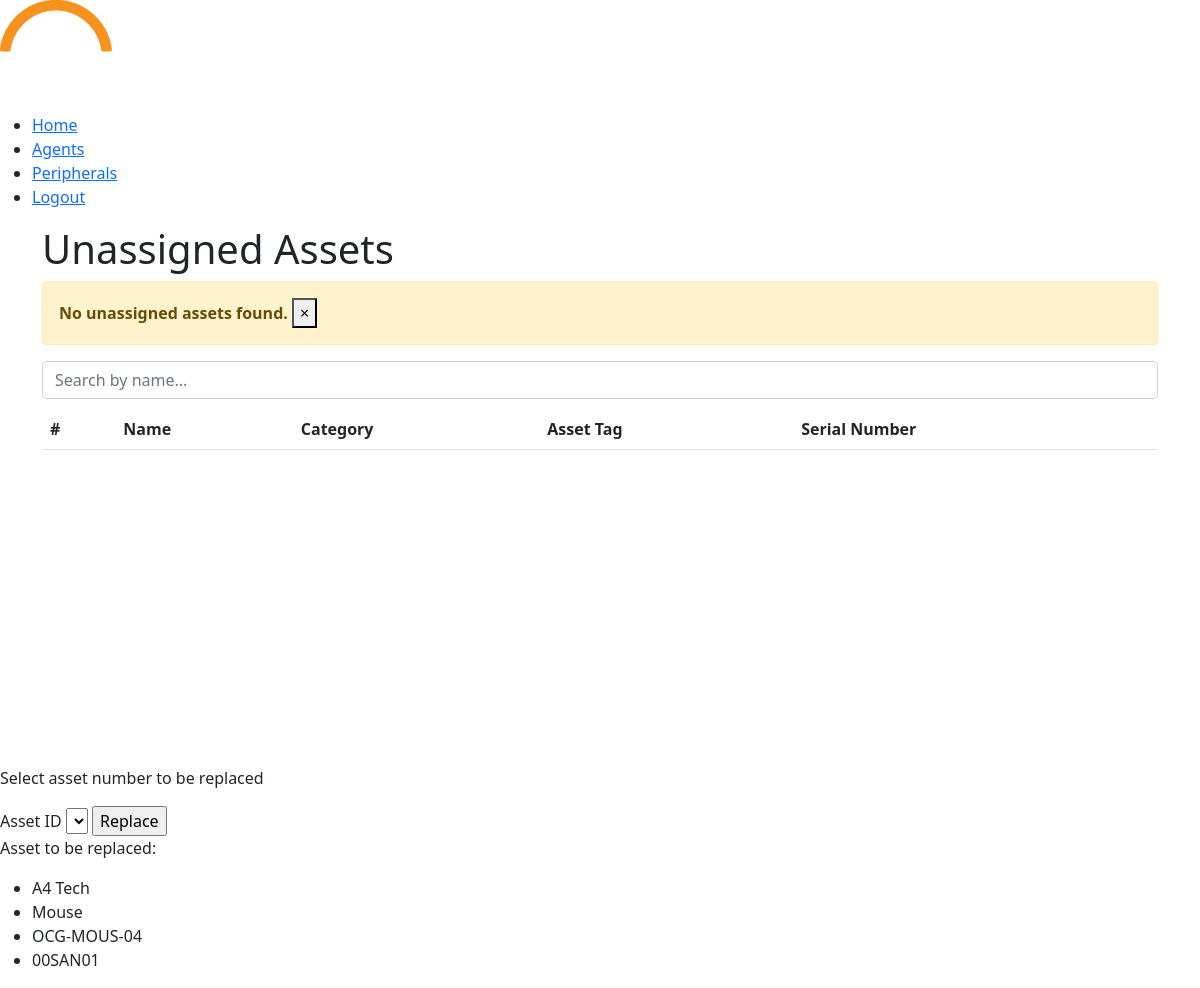
The app's page /replace_asset/Alex Macenas/4 (signed in), older data.
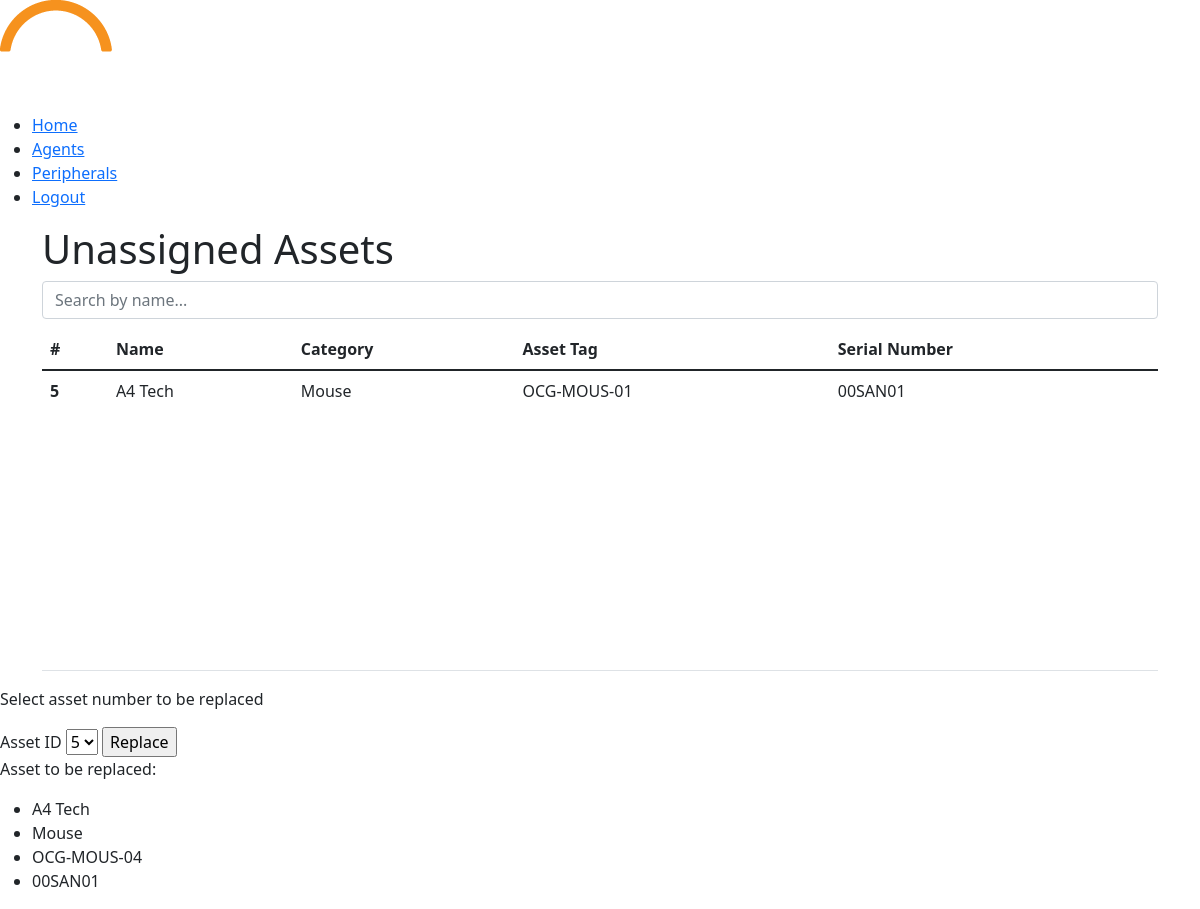
The same page, newer data.
### models.py (models this page shows)
class Stock(db.Model):
    __tablename__ = 'stock'
    id = db.Column(db.Integer, primary_key=True, autoincrement=True)
    name = db.Column(db.Text, unique=False, nullable=False)
    category = db.Column(db.String(30), unique=False, nullable=False)
    asset_tag = db.Column(db.String(30), unique=False, nullable=False)
    serial_number = db.Column(db.String(30), unique=False, nullable=False)

### main.py (the view)
@app.route("/replace_asset/<fn>/<asset_id>", methods=['GET', 'POST'])
def replace_asset(fn, asset_id):
    msg = ""
    form = assignAsset()
    stock_det = Stock.query.filter_by(id=asset_id).first()
    all_stocks_query = f"""
    SELECT * FROM stock
    WHERE id NOT IN (
    SELECT stock_id FROM asset
    ) AND category = '{stock_det.category}';
    """
    stocks_not_in_asset = db.session.execute(text(all_stocks_query)).fetchall()
    if not stocks_not_in_asset:
        msg = "No unassigned assets found."
    else:
        form.id.choices = [(str(row[0]), str(row[0])) for row in stocks_not_in_asset]
    return render_template("replace_asset.html", form=form, msg=msg, stocks=stocks_not_in_asset, stock_det=stock_det, fn=fn)

### form.py
class assignAsset(FlaskForm):
    id = SelectField(label='Asset ID', validators=[DataRequired(), InputRequired()])
    agent_name = SelectField(label='Assign To:', validators=[DataRequired()])

### main.py (called while the page is built)
@login_manager.user_loader
def load_user(user_id):
    return db.session.get(User,(user_id))

### templates/replace_asset.html (shortened to what this page needs)
<!DOCTYPE html>
<html lang="en">
<head>
  <link href="https://cdn.jsdelivr.net/npm/bootstrap@5.1.3/dist/css/bootstrap.min.css" rel="stylesheet">
</head>
<body>
  <header>
    <nav>
     <a href="{{ url_for('home') }}"><img src="static\css\assets\orkestra-main-logo.png" alt=""></a>
     <div class="nav-links">
        <ul>
            <li><a href="{{ url_for('home') }}">Home</a></li>
            <li><a href="{{ url_for('search') }}">Agents</a></li>
            <li><a href="{{ url_for('asset_view') }}">Peripherals</a></li>
            <li><a href="{{ url_for('login') }}">Logout</a></li>
        </ul>
    </div>
    </nav>
</header>
    <div class="container">
        <h1>Unassigned Assets</h1>
        {% if msg %}
        <div class="alert alert-warning alert-dismissible fade show" role="alert">
            <strong>{{ msg }} </strong>
            <button type="button" class="close" data-dismiss="alert" aria-label="Close">
              <span aria-hidden="true">&times;</span>
            </button>
          </div>
          {% endif %}
        <div class="search-bar">
          <input type="text" class="form-control" id="myInput" onkeyup="myFunction()" placeholder="Search by name...">
        </div>
        <table class="table" id="myTable">
          <thead>
            <tr>
              <th scope="col">#</th>
              <th scope="col">Name</th>
              <th scope="col">Category</th>
              <th scope="col">Asset Tag</th>
              <th scope="col">Serial Number</th>
            </tr>
          </thead>
          <tbody style="overflow-y: auto; height: 300px;">
            {% for stock in stocks %}
            <tr>
              <th scope="row">{{ stock.id }}</th>
              <td>{{ stock.name }}</td>
              <td>{{ stock.category }}</td>
              <td>{{ stock.asset_tag }}</td>
              <td>{{ stock.serial_number }}</td>
            </tr>
            {% endfor %}
          </tbody>
        </table>
      </div>
    <div class="div">
        <p>Select asset number to be replaced</p>
        <form action="{{ url_for('assign_asset_controller') }}" method="POST">
            {{ form.id.label }}
            {{ form.id() }}
            <input type="submit" value="Replace" id="submitButton" onclick="return confirmReplace()">
          </form>
        <p>Asset to be replaced:</p>
        <ul>
            <li>{{ stock_det.name }}</li>
            <li>{{ stock_det.category }}</li>
            <li>{{ stock_det.asset_tag }}</li>
            <li>{{ stock_det.serial_number }}</li>
        </ul>
    </div>
</body>
</html>

Row changes from the older to the newer data that the page shows:
added Stock: id "5", name "A4 Tech", category "Mouse", asset_tag "OCG-MOUS-01", serial_number "00SAN01"
Text that changed along with them:
form field id: (not shown) → "5"
{{ msg }}: "No unassigned assets found." → (not shown)
